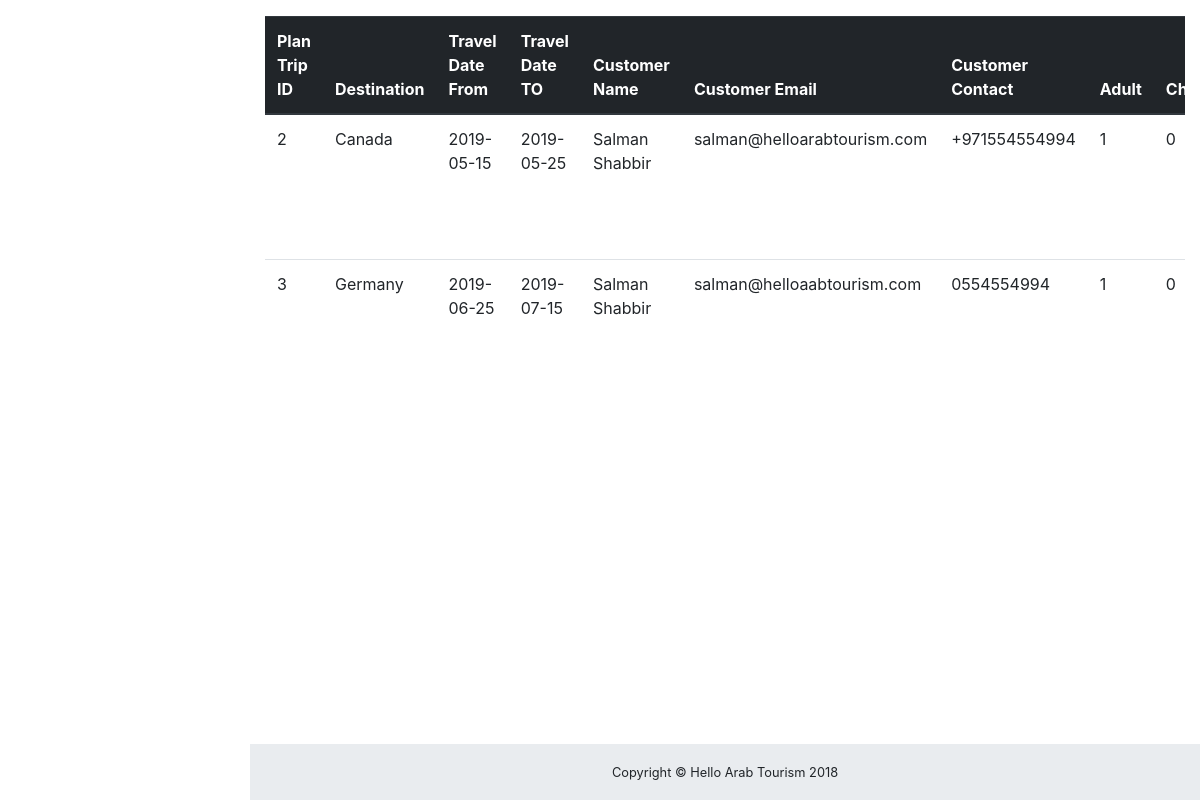
The app's page /PlanTripReq.php (signed in) with its own data.
### tables this page shows
CREATE TABLE `plantrip` (
  `pTripID` int(11) NOT NULL,
  `tDesc` varchar(255) NOT NULL,
  `travelDateF` date NOT NULL,
  `travelDateT` date NOT NULL,
  `name` varchar(255) NOT NULL,
  `email` varchar(255) NOT NULL,
  `contactno` varchar(255) NOT NULL,
  `adult` int(11) NOT NULL,
  `child` int(11) NOT NULL,
  `infant` int(11) NOT NULL,
  `services` varchar(255) NOT NULL,
  `message` longtext NOT NULL,
  `status` tinyint(1) NOT NULL
);

### PlanTripReq.php (the view, shortened to what this page needs)
<?php
require_once('../connect.php');
if(isset($_SESSION['email']) & !empty($_SESSION['email'])){
    $result = mysqli_query($connection,"SELECT * FROM plantrip");
}else{
    header('location: ../login.php');
}
?>
    <!DOCTYPE html>
    <html lang="en">
    <head>
        <link href="../vendor/bootstrap/css/bootstrap.min.css" rel="stylesheet">
        <link href="../vendor/font-awesome/css/font-awesome.min.css" rel="stylesheet" type="text/css">
        <link href="../vendor/datatables/dataTables.bootstrap4.css" rel="stylesheet">
        <link href="../css/sb-admin.css" rel="stylesheet">
    </head>
    <body>
        <div class="content-wrapper">
            <div class="container-fluid">
<div class="table-responsive">
                        <table class="table table-hover">
                            <thead class="thead-dark">
                                <tr>
                                    <th>Plan Trip ID</th>
                                    <th>Destination</th>
                                    <th>Travel Date From</th>
                                    <th>Travel Date TO</th>
                                    <th>Customer Name</th>
                                    <th>Customer Email</th>
                                    <th>Customer Contact</th>
                                    <th>Adult</th>
                                    <th>Child</th>
                                </tr>
                            </thead>
                            <tbody>
                                <?php
                    while($row = mysqli_fetch_array($result))
{
                   echo "<tr>";
                        echo"<td>".$row['pTripID']."</td>";
                       echo " <td>".$row['tDesc']."</td>";
                        echo "<td>".$row['travelDateF']."</td>";
                         echo " <td>".$row['travelDateT']."</td>";
                        echo "<td>".$row['name']."</td>";
                       echo " <td>".$row['email']."</td>";
                        echo " <td>".$row['contactno']."</td>";
                        echo " <td>".$row['adult']."</td>";
                        echo " <td>".$row['child']."</td>";
                  echo "  </tr> ";
                    }?>
                            </tbody>
                        </table>
                </div>
            </div>
                <footer class="sticky-footer">
                    <div class="container-fluid">
                        <div class="text-center">
                            <small>Copyright © Hello Arab Tourism 2018</small>
                        </div>
                    </div>
                </footer>
            </div>
    </body>
    </html>

### css/sb-admin.css (style rules this page uses)
html { position: relative; min-height: 100%; }
body { overflow-x: hidden; }
.content-wrapper { min-height: calc(100vh - 56px); padding-top: 1rem; }
.content-wrapper { overflow-x: hidden; background: white; }
@media (min-width: 992px) { .content-wrapper { margin-left: 250px; } }
footer.sticky-footer { position: absolute; right: 0; bottom: 0; width: 100%; height: 56px; background-color: #e9ecef; line-height: 55px; }
@media (min-width: 992px) { footer.sticky-footer { width: calc(100% - 250px); } }

### records on screen
plantrip: pTripID "2", tDesc "Canada", travelDateF "2019-05-15", travelDateT "2019-05-25", name "Salman Shabbir", email "salman@helloarabtourism.com", contactno "+971554554994", adult "1", child "0"
plantrip: pTripID "3", tDesc "Germany", travelDateF "2019-06-25", travelDateT "2019-07-15", name "Salman Shabbir", email "salman@helloaabtourism.com", contactno "0554554994", adult "1", child "0"
